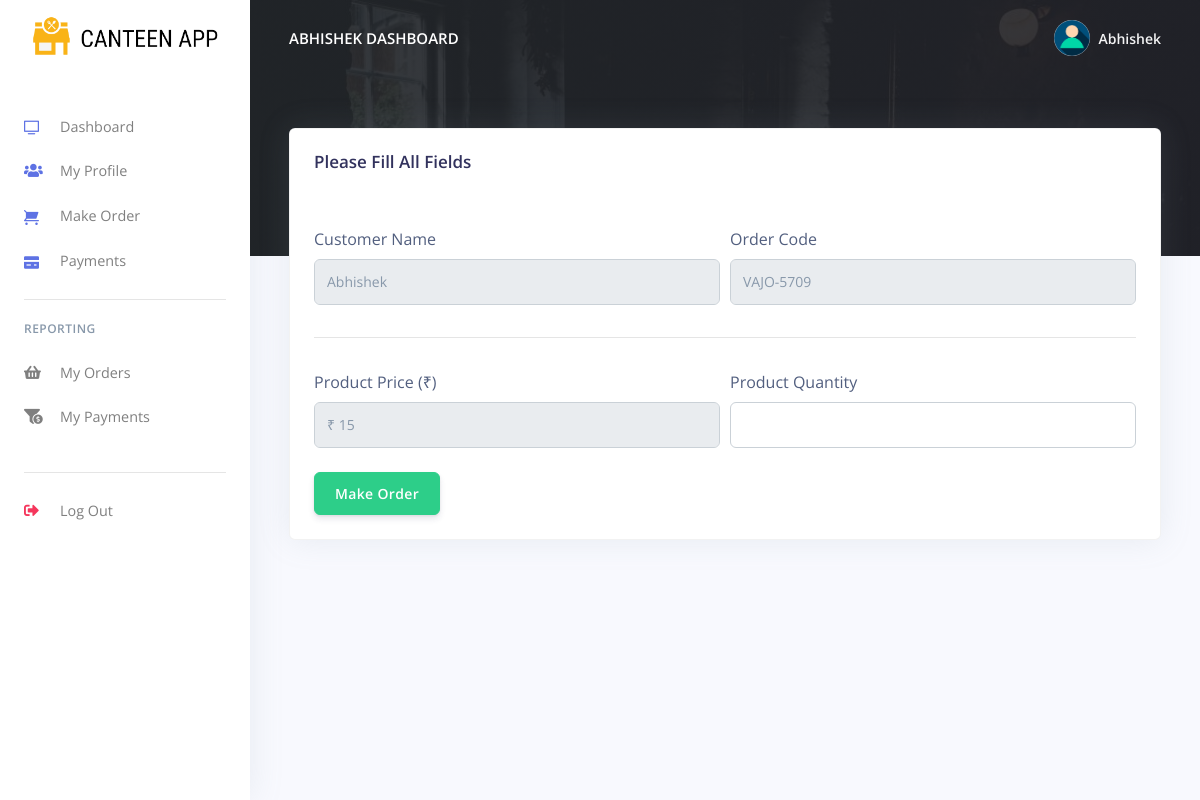
The app's page /customer/make_oder.php?prod_id=06dc36c1be&prod_name=Fresh Lime&prod_price=15 (signed in) with its own data.
### tables this page shows
CREATE TABLE `rpos_customers` (
  `customer_id` varchar(200) NOT NULL,
  `customer_name` varchar(200) NOT NULL,
  `customer_phoneno` varchar(200) NOT NULL,
  `customer_email` varchar(200) NOT NULL,
  `customer_password` varchar(200) NOT NULL,
  `created_at` timestamp(6) NOT NULL DEFAULT CURRENT_TIMESTAMP(6) ON UPDATE CURRENT_TIMESTAMP(6)
);

CREATE TABLE `rpos_products` (
  `prod_id` varchar(200) NOT NULL,
  `prod_code` varchar(200) NOT NULL,
  `prod_name` varchar(200) NOT NULL,
  `prod_img` varchar(200) NOT NULL,
  `prod_desc` longtext NOT NULL,
  `prod_price` varchar(200) NOT NULL,
  `created_at` timestamp(6) NOT NULL DEFAULT CURRENT_TIMESTAMP(6) ON UPDATE CURRENT_TIMESTAMP(6)
);

### customer/config/code-generator.php (called while the page is built, shortened)
<?php
$length = 4;
$alpha = substr(str_shuffle("QWERTYUIOPLKJHGFDSAZXCVBNM"), 1, $length);
$beta = substr(str_shuffle("1234567890"), 1, $length);

### customer/make_oder.php (the view, shortened to what this page needs)
<?php
include('config/config.php');
include('config/code-generator.php');
require_once('partials/_head.php');
?>
<body>
    <?php
    require_once('partials/_sidebar.php');
    ?>
    <div class="main-content">
        <?php
        require_once('partials/_topnav.php');
        ?>
        <div class="container-fluid mt--8">
            <div class="row">
                <div class="col">
                    <div class="card shadow">
                        <div class="card-header border-0">
                            <h3>Please Fill All Fields</h3>
                        </div>
                        <div class="card-body">
                            <form method="POST" enctype="multipart/form-data">
                                <div class="form-row">
                                    <div class="col-md-6">
                                        <label>Customer Name</label>
                                        <?php
                                        $customer_id = $_SESSION['customer_id'];
                                        $ret = "SELECT * FROM  rpos_customers WHERE customer_id = '$customer_id' ";
                                        $stmt = $mysqli->prepare($ret);
                                        $stmt->execute();
                                        $res = $stmt->get_result();
                                        while ($cust = $res->fetch_object()) {
                                        ?>
                                            <input class="form-control" readonly name="customer_name" value="<?php echo $cust->customer_name; ?>">
                                        <?php } ?>
                                    </div>
                                    <div class="col-md-6">
                                        <label>Order Code</label>
                                        <input type="text" readonly name="order_code" value="<?php echo $alpha; ?>-<?php echo $beta; ?>" class="form-control" value="">
                                    </div>
                                </div>
                                <hr>
                                <?php
                                $prod_id = $_GET['prod_id'];
                                $ret = "SELECT * FROM  rpos_products WHERE prod_id = '$prod_id'";
                                $stmt = $mysqli->prepare($ret);
                                $stmt->execute();
                                $res = $stmt->get_result();
                                while ($prod = $res->fetch_object()) {
                                ?>
                                    <div class="form-row">
                                        <div class="col-md-6">
                                            <label>Product Price (₹)</label>
                                            <input type="text" readonly name="prod_price" value="₹ <?php echo $prod->prod_price; ?>" class="form-control">
                                        </div>
                                        <div class="col-md-6">
                                            <label>Product Quantity</label>
                                            <input type="text" name="prod_qty" class="form-control" value="">
                                        </div>
                                    </div>
                                <?php } ?>
                                <br>
                                <div class="form-row">
                                    <div class="col-md-6">
                                        <input type="submit" name="make" value="Make Order" class="btn btn-success" value="">
                                    </div>
                                </div>
                            </form>
                        </div>
                    </div>
                </div>
            </div>
            <?php
            require_once('partials/_footer.php');
            ?>
        </div>
    </div>
</body>
</html>

### customer/partials/_sidebar.php (shortened to what this page needs)
<?php
$customer_id = $_SESSION['customer_id'];
$ret = "SELECT * FROM  rpos_customers  WHERE customer_id = '$customer_id'";
$stmt = $mysqli->prepare($ret);
$stmt->execute();
$res = $stmt->get_result();
while ($customer = $res->fetch_object()) {
?>
  <nav class="navbar navbar-vertical fixed-left navbar-expand-md navbar-light bg-white" id="sidenav-main">
    <div class="container-fluid">
      <a class="navbar-brand pt-0" href="dashboard.php">
        <img src="../cashier/assets/img/brand/repos.png" class="navbar-brand-img" alt="...">
      </a>
      <div class="collapse navbar-collapse" id="sidenav-collapse-main">
        <ul class="navbar-nav">
          <li class="nav-item">
            <a class="nav-link" href="dashboard.php">
              <i class="ni ni-tv-2 text-primary"></i> Dashboard
            </a>
          </li>
          <li class="nav-item">
            <a class="nav-link" href="change_profile.php">
              <i class="fas fa-users text-primary"></i> My Profile
            </a>
          </li>
          <li class="nav-item">
            <a class="nav-link" href="orders.php">
              <i class="ni ni-cart text-primary"></i>Make Order
            </a>
          </li>
          <li class="nav-item">
            <a class="nav-link" href="payments.php">
              <i class="ni ni-credit-card text-primary"></i> Payments
            </a>
          </li>
        </ul>
        <hr class="my-3">
        <h6 class="navbar-heading text-muted">Reporting</h6>
        <ul class="navbar-nav mb-md-3">
          <li class="nav-item">
            <a class="nav-link" href="orders_reports.php">
              <i class="fas fa-shopping-basket"></i> My Orders
            </a>
          </li>
          <li class="nav-item">
            <a class="nav-link" href="payments_reports.php">
              <i class="fas fa-funnel-dollar"></i> My Payments
            </a>
          </li>
        </ul>
        <hr class="my-3">
        <ul class="navbar-nav mb-md-3">
          <li class="nav-item">
            <a class="nav-link" href="logout.php">
              <i class="fas fa-sign-out-alt text-danger"></i> Log Out
            </a>
          </li>
        </ul>
      </div>
    </div>
  </nav>
<?php } ?>

### customer/partials/_topnav.php (shortened to what this page needs)
<?php
$customer_id = $_SESSION['customer_id'];
$ret = "SELECT * FROM  rpos_customers  WHERE customer_id = '$customer_id'";
$stmt = $mysqli->prepare($ret);
$stmt->execute();
$res = $stmt->get_result();
while ($customer = $res->fetch_object()) {
?>
    <nav class="navbar navbar-top navbar-expand-md navbar-dark" id="navbar-main">
        <div class="container-fluid">
            <a class="h4 mb-0 text-white text-uppercase d-none d-lg-inline-block" href="dashboard.php"><?php echo $customer->customer_name; ?> Dashboard</a>
            <ul class="navbar-nav align-items-center d-none d-md-flex">
                <li class="nav-item dropdown">
                    <a class="nav-link pr-0" href="#" role="button" data-toggle="dropdown" aria-haspopup="true" aria-expanded="false">
                        <div class="media align-items-center">
                            <span class="avatar avatar-sm rounded-circle">
                                <img alt="Image placeholder" src="../cashier/assets/img/theme/user-a-min.png">
                            </span>
                            <div class="media-body ml-2 d-none d-lg-block">
                                <span class="mb-0 text-sm  font-weight-bold"><?php echo $customer->customer_name; ?></span>
                            </div>
                        </div>
                    </a>
                </li>
            </ul>
        </div>
    </nav>
<?php } ?>

### records on screen
rpos_customers: customer_name "ABHISHEK", customer_name "Abhishek"
rpos_products: prod_price "₹ 15"
